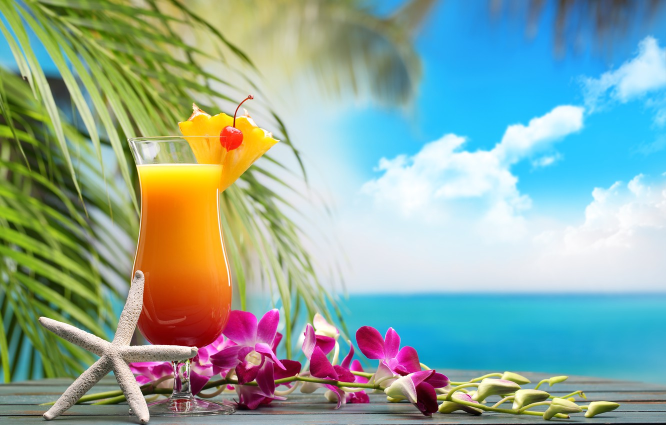
#> input picture Data/juice.jpg, 1332 x 850 px, found by its file name (shown at 1/2 size)
$ jupyter execute 'Otsu_s(Threshold) Based Segmentation.ipynb'   (shell and % lines are left out)
#> lines starting #> are read from the running program, lines starting #| are printed output that depends on the picture; after the words box and inside, x2 and y2 are one past the last pixel; in counts of white or black regions, pixels touching at a corner belong together
**Mount Drive**

[cell 1]
from google.colab import drive
drive.mount('/content/drive')

**Import Libraries**

[cell 2]
from skimage.color import rgb2gray
import numpy as np
import cv2
import matplotlib.pyplot as plt
from scipy import ndimage

**Load Images**

[cell 3]
image = plt.imread('/content/drive/MyDrive/Computer Vision/Image Segmentation/Data/juice.jpg')
#> image is the input picture: shape (850, 1332, 3); mean R, G, B 141.3, 168.7, 157.3
image.shape
plt.imshow(image)

[cell 4]
# SEGMENTATION
import numpy as np
import cv2
from matplotlib import pyplot as plt


img = cv2.imread(r'/content/drive/MyDrive/Computer Vision/Image Segmentation/Data/juice.jpg')
b,g,r = cv2.split(img)
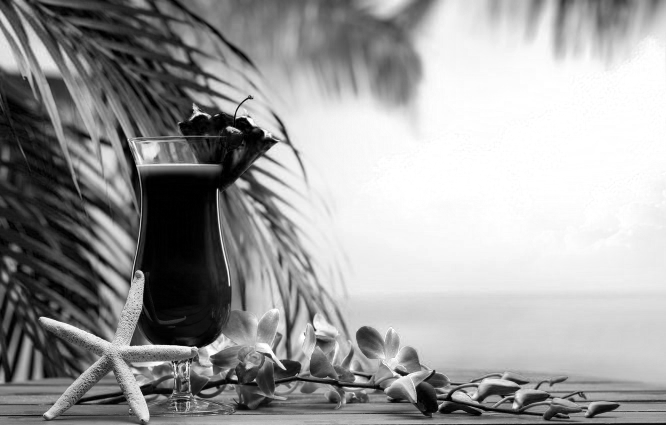
#> b: shape (850, 1332) (shown at 1/2 size); min 0, max 255, mean 157.3
rgb_img = cv2.merge([r,g,b])
gray = cv2.cvtColor(img,cv2.COLOR_BGR2GRAY)
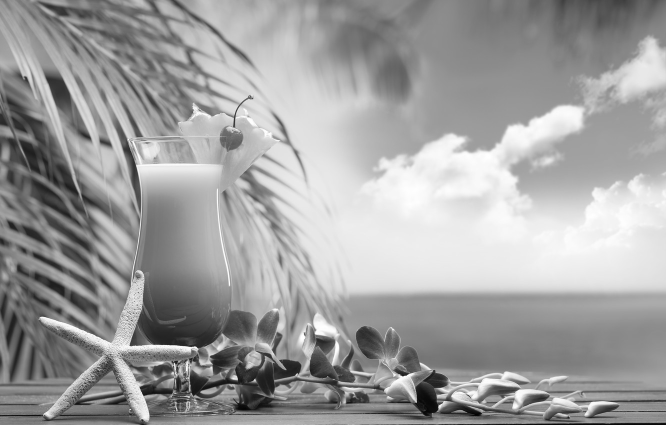
#> gray: shape (850, 1332) (shown at 1/2 size); min 0, max 255, mean 159.2
ret, thresh = cv2.threshold(gray,0,255,cv2.THRESH_BINARY_INV+cv2.THRESH_OTSU)
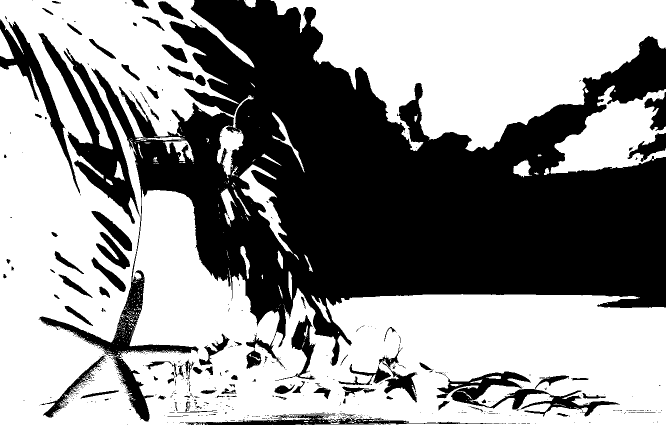
#> thresh: shape (850, 1332) (shown at 1/2 size); 57.4% white; 602 black regions (507 under 20 px), largest, box (x1, y1, x2, y2) and area: (77, 0, 1332, 843) 411149, (77, 66, 280, 448) 17516, (871, 743, 1240, 834) 8660
#> ret = 165
# noise removal
kernel = np.ones((2,2),np.uint8)
#opening = cv2.morphologyEx(thresh,cv2.MORPH_OPEN,kernel, iterations = 2)
closing = cv2.morphologyEx(thresh,cv2.MORPH_CLOSE,kernel, iterations = 2)
#> closing: shape (850, 1332); 58.2% white; 174 black regions (52 under 20 px), largest, box (x1, y1, x2, y2) and area: (188, 0, 1332, 733) 392081, (80, 69, 279, 449) 17417, (0, 43, 162, 386) 8269
# sure background area
sure_bg = cv2.dilate(closing,kernel,iterations=3)
#> sure_bg: shape (850, 1332); 62.7% white; 213 black regions (130 under 20 px), largest, box (x1, y1, x2, y2) and area: (271, 0, 1332, 733) 370191, (83, 72, 275, 449) 13775, (0, 46, 151, 354) 6132
# Finding sure foreground area
dist_transform = cv2.distanceTransform(sure_bg,cv2.DIST_L2,3)
# Threshold
ret, sure_fg = cv2.threshold(dist_transform,0.1*dist_transform.max(),255,0)
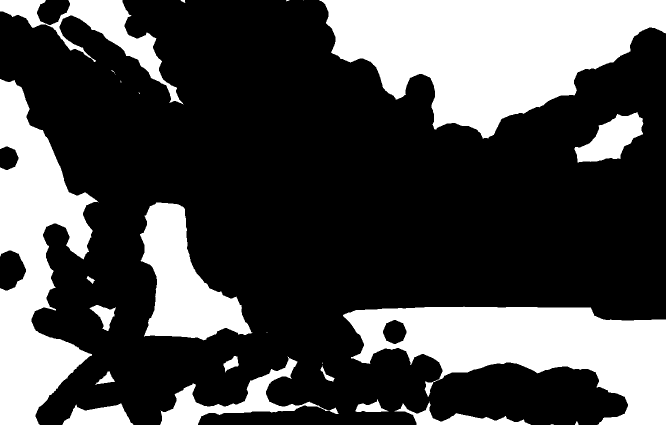
#> sure_fg: shape (850, 1332) float32 (shown at 1/2 size); 30.1% white; 26 white regions (9 under 20 px), largest, box (x1, y1, x2, y2) and area: (638, 0, 1332, 277) 115156, (686, 613, 1332, 850) 78985, (0, 158, 197, 850) 70396
#> ret = 22.92
# Finding unknown region
sure_fg = np.uint8(sure_fg)
unknown = cv2.subtract(sure_bg,sure_fg)
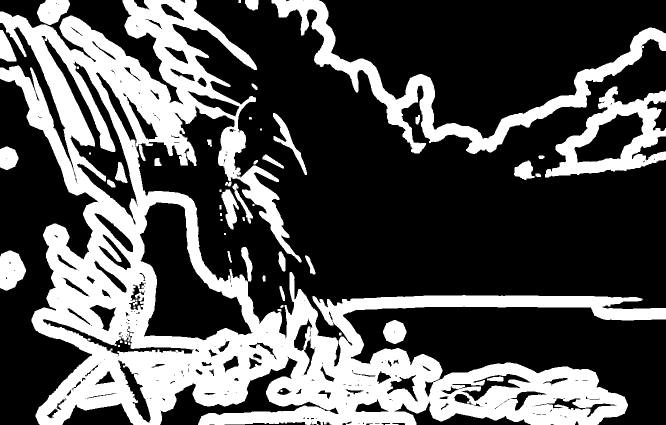
#> unknown: shape (850, 1332) (shown at 1/2 size); 32.5% white; 55 white regions (9 under 20 px), largest, box (x1, y1, x2, y2) and area: (0, 0, 1332, 850) 300213, (543, 0, 1332, 308) 32265, (1090, 173, 1332, 355) 16342
# Marker labelling
ret, markers = cv2.connectedComponents(sure_fg)
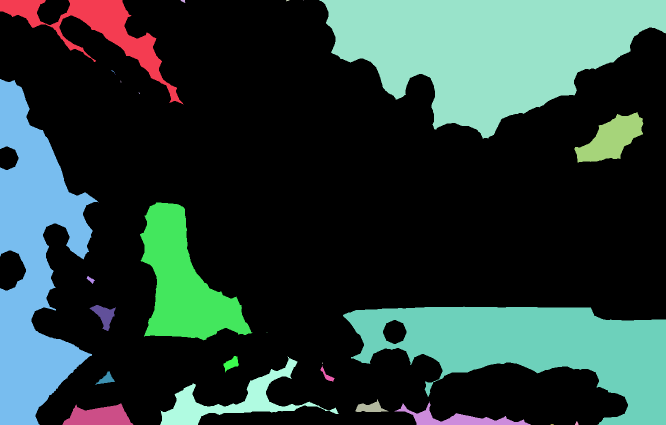
#> markers: shape (850, 1332) int32 (shown at 1/2 size); 27 distinct labels, from 0 to 26; one colour per label, 0 black
#> ret = 27
# Add one to all labels so that sure background is not 0, but 1
markers = markers+1
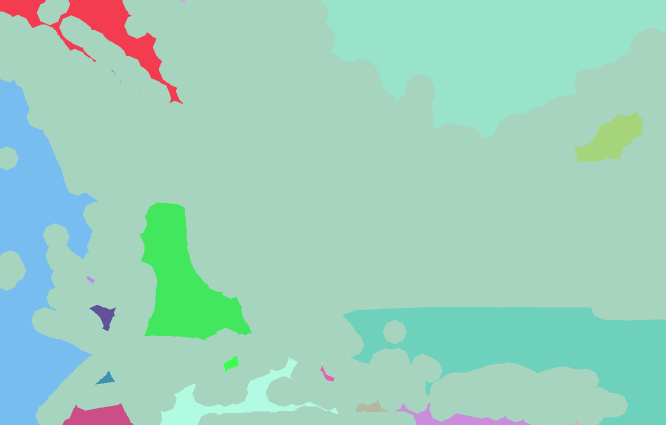
#> markers: shape (850, 1332) int32 (shown at 1/2 size); 27 distinct labels, from 1 to 27; one colour per label, 0 black
# Now, mark the region of unknown with zero
markers[unknown==255] = 0
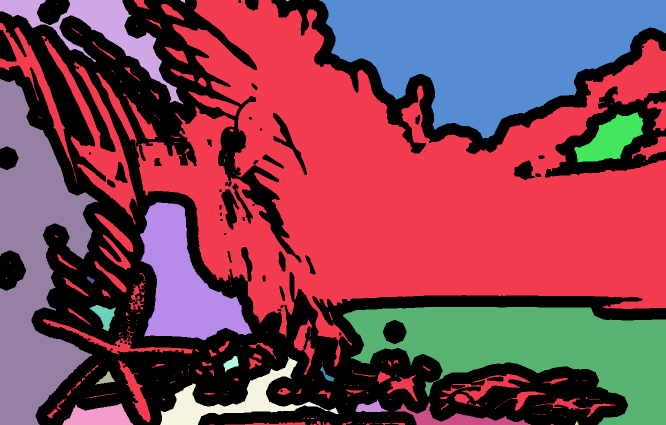
#> markers: shape (850, 1332) int32 (shown at 1/2 size); 28 distinct labels, from 0 to 27; one colour per label, 0 black
markers = cv2.watershed(img,markers)
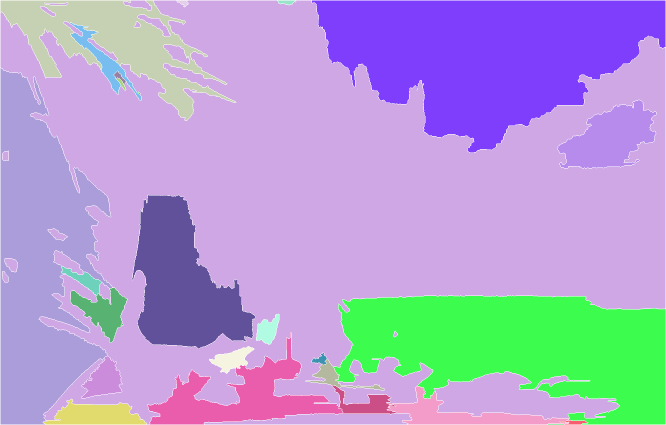
#> markers: shape (850, 1332) int32 (shown at 1/2 size); 27 distinct labels, from -1 to 27; one colour per label, 0 black, -1 white
img[markers == -1] = [255,0,0]
#> img: shape (850, 1332, 3); mean B, G, R 159.6, 166.3, 139.1
plt.subplot(211),plt.imshow(rgb_img)
plt.title('Input Image'), plt.xticks([]), plt.yticks([])
plt.subplot(212),plt.imshow(thresh, 'gray')
plt.imsave(r'thresh.png',thresh)
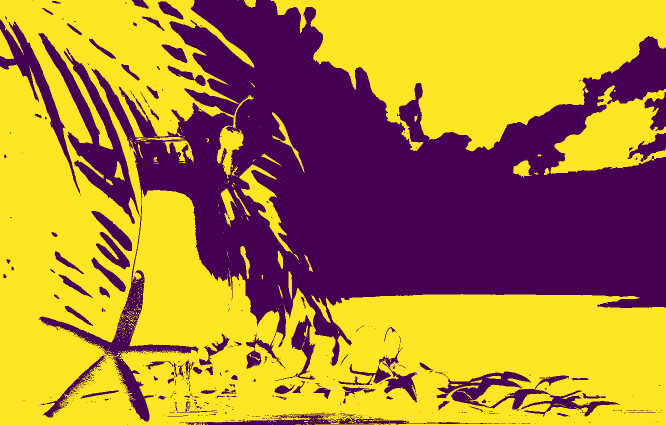
#> saved as thresh.png: shape (850, 1332, 3) (shown at 1/2 size); mean R, G, B 174.1, 133, 56.5
plt.title("Otsu's binary threshold"), plt.xticks([]), plt.yticks([])
plt.tight_layout()
plt.show()

$ run again, with Data/fort.jpg copied over Data/juice.jpg
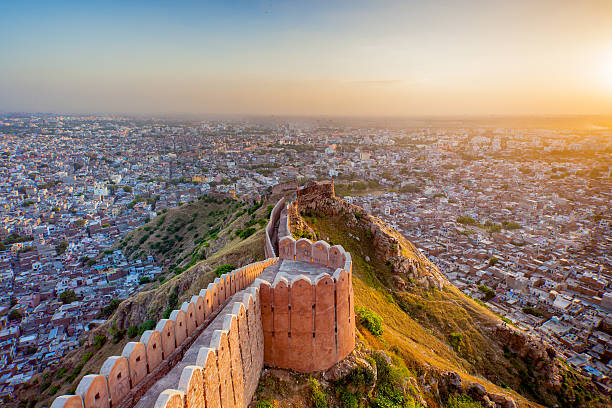
#> input picture Data/fort.jpg, 612 x 408 px, found by its file name
#> image is the input picture: shape (408, 612, 3); mean R, G, B 146.9, 128.6, 116.1
#> `ret, thresh = cv2.threshold(gray,0,255,cv2.THRESH_BINARY_INV+cv2.THRES..`:
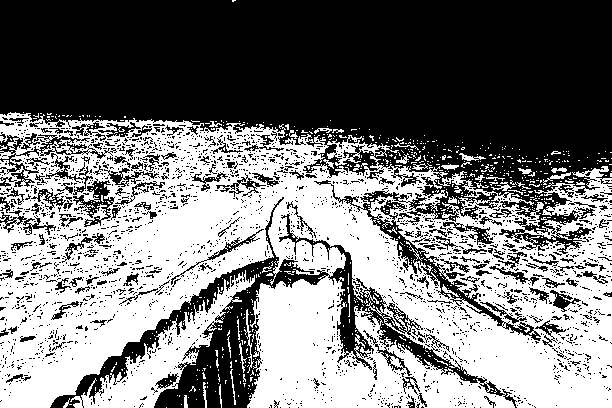
#> thresh: shape (408, 612); 47.7% white; 819 white regions (775 under 20 px), largest, box (x1, y1, x2, y2) and area: (0, 112, 612, 408) 109330, (70, 270, 255, 408) 5768, (244, 309, 254, 373) 129
#> `ret, thresh = cv2.threshold(gray,0,255,cv2.THRESH_BINARY_INV+cv2.THRES..`: ret = 130
#> closing: shape (408, 612); 57.9% white; 372 black regions (234 under 20 px), largest, box (x1, y1, x2, y2) and area: (0, 0, 612, 189) 86199, (78, 260, 328, 408) 8017, (335, 247, 364, 356) 1194
#> sure_bg: shape (408, 612); 64.6% white; 194 black regions (158 under 20 px), largest, box (x1, y1, x2, y2) and area: (0, 0, 612, 174) 82767, (161, 278, 273, 408) 2446, (345, 290, 357, 353) 323
#> `ret, sure_fg = cv2.threshold(dist_transform,0.1*dist_transform.max(),2..`: ret = 9.26
#> unknown: shape (408, 612); 19.5% white; 55 white regions (10 under 20 px), largest, box (x1, y1, x2, y2) and area: (0, 114, 612, 255) 16711, (49, 242, 380, 408) 14476, (387, 228, 527, 334) 2965
#> `ret, markers = cv2.connectedComponents(sure_fg)`: ret = 14
#> `plt.imsave(r'thresh.png',thresh)`:
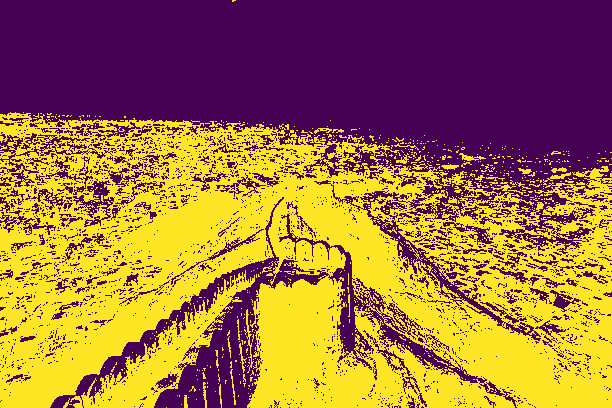
#> saved as thresh.png: shape (408, 612, 3); mean R, G, B 156.3, 110.7, 61.1
